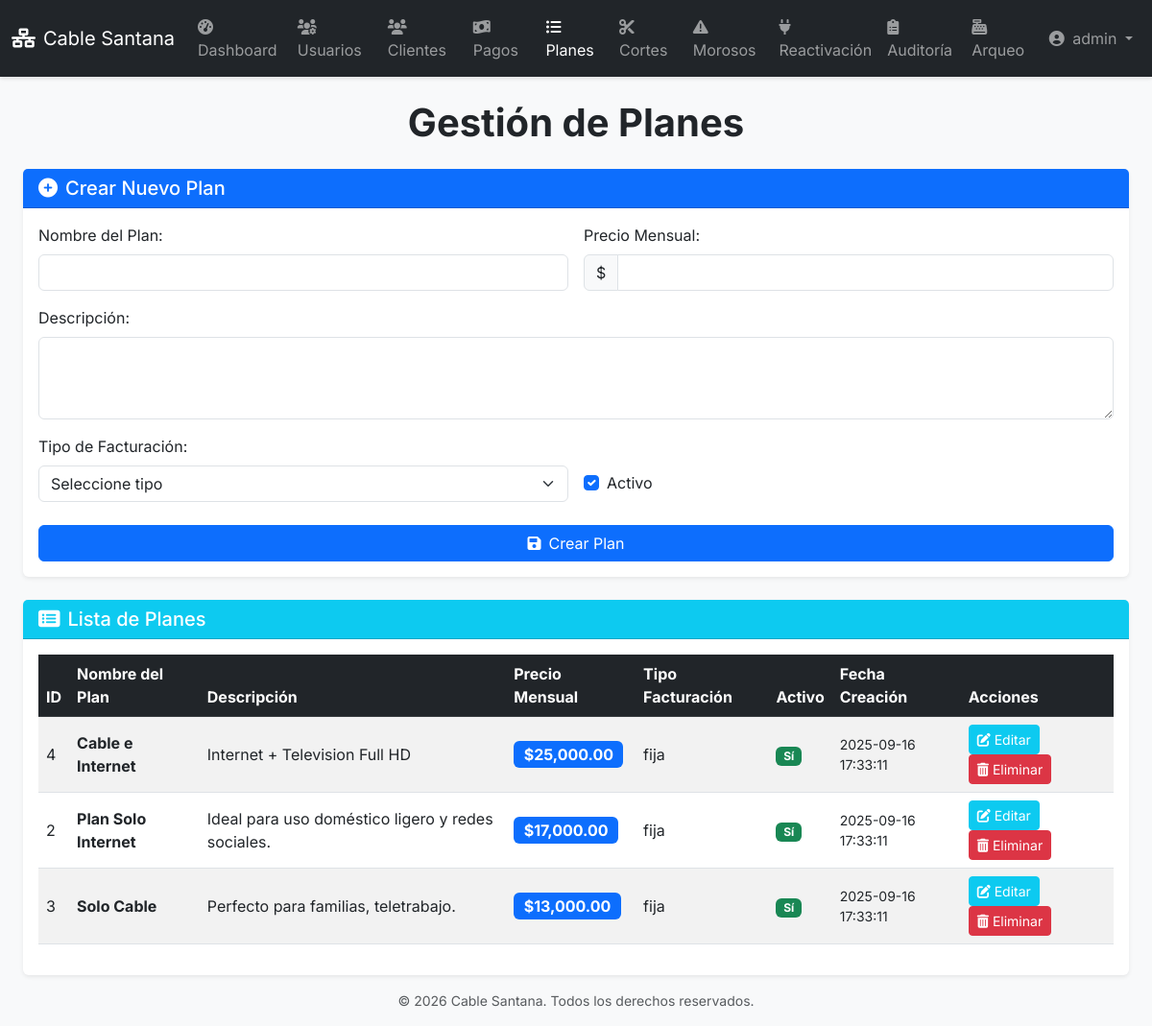
The app's page /plans_ui.php (signed in) with its own data.
### tables this page shows
CREATE TABLE `planes` (
  `id` int NOT NULL,
  `nombre_plan` varchar(150) NOT NULL,
  `descripcion` text,
  `precio_mensual` decimal(10,2) NOT NULL DEFAULT '0.00',
  `tipo_tarifa` enum('fija','por_uso') NOT NULL DEFAULT 'fija',
  `activo` tinyint(1) NOT NULL DEFAULT '1',
  `fecha_creacion` timestamp NOT NULL DEFAULT CURRENT_TIMESTAMP,
  `tipo_facturacion` varchar(50) NOT NULL DEFAULT 'fija'
);

### plan_model.php (called while the page is built, shortened)
<?php
function getAllPlans() {
    $conn = connectDB();
    $sql = "SELECT id, nombre_plan, precio_mensual, descripcion, tipo_facturacion, activo, fecha_creacion FROM planes WHERE activo = 1 ORDER BY nombre_plan";
    $result = $conn->query($sql);
    $num_rows = $result->num_rows;
    $plans = [];
    if ($num_rows > 0) {
        while ($row = $result->fetch_assoc()) {
            $plans[] = $row;
        }
    }
    return $plans;
}
?>

### plans_ui.php (the view, shortened to what this page needs)
<?php
require_once 'header.php';
require_once 'plan_model.php';
$plans = getAllPlans();
?>
<div class="row">
    <div class="col-12">
        <h1 class="text-center mb-4 text-dark display-6 fw-bold">Gestión de Planes</h1>
        <div class="card mb-4 shadow-sm">
            <div class="card-header bg-primary text-white">
                <h5 class="mb-0"><i class="fas fa-plus-circle me-2"></i>Crear Nuevo Plan</h5>
            </div>
            <div class="card-body">
                <form action="plans_ui.php" method="POST">
                    <div class="row g-3">
                        <div class="col-md-6">
                            <label for="nombre_plan" class="form-label">Nombre del Plan:</label>
                            <input type="text" class="form-control" id="nombre_plan" name="nombre_plan" required>
                        </div>
                        <div class="col-md-6">
                            <label for="precio_mensual" class="form-label">Precio Mensual:</label>
                            <div class="input-group">
                                <span class="input-group-text">$</span>
                                <input type="number" step="0.01" class="form-control" id="precio_mensual" name="precio_mensual" required>
                            </div>
                        </div>
                        <div class="col-12">
                            <label for="descripcion" class="form-label">Descripción:</label>
                            <textarea class="form-control" id="descripcion" name="descripcion" rows="3" required></textarea>
                        </div>
                        <div class="col-md-6">
                            <label for="tipo_facturacion" class="form-label">Tipo de Facturación:</label>
                            <select class="form-select" id="tipo_facturacion" name="tipo_facturacion" required>
                                <option value="">Seleccione tipo</option>
                            </select>
                        </div>
                        <div class="col-md-6 d-flex align-items-end">
                            <div class="form-check mb-2">
                                <input type="checkbox" class="form-check-input" id="activo" name="activo" value="1" checked>
                                <label class="form-check-label" for="activo">Activo</label>
                            </div>
                        </div>
                        <div class="col-12 mt-4">
                            <button type="submit" class="btn btn-primary w-100"><i class="fas fa-save me-2"></i>Crear Plan</button>
                        </div>
                    </div>
                </form>
            </div>
        </div>
        <div class="card shadow-sm">
            <div class="card-header bg-info text-white">
                <h5 class="mb-0"><i class="fas fa-list-alt me-2"></i>Lista de Planes</h5>
            </div>
            <div class="card-body">
                <?php if (!empty($plans)): ?>
                    <div class="table-responsive">
                        <table class="table table-striped table-hover align-middle">
                            <thead class="table-dark">
                                <tr>
                                    <th>ID</th>
                                    <th>Nombre del Plan</th>
                                    <th>Descripción</th>
                                    <th>Precio Mensual</th>
                                    <th>Tipo Facturación</th>
                                    <th>Activo</th>
                                    <th>Fecha Creación</th>
                                    <th>Acciones</th>
                                </tr>
                            </thead>
                            <tbody>
                                <?php foreach ($plans as $plan): ?>
                                    <tr>
                                        <td><?php echo htmlspecialchars($plan['id']); ?></td>
                                        <td><strong><?php echo htmlspecialchars($plan['nombre_plan']); ?></strong></td>
                                        <td><?php echo htmlspecialchars($plan['descripcion']); ?></td>
                                        <td><span class="badge bg-primary fs-6">$<?php echo number_format(htmlspecialchars($plan['precio_mensual']), 2); ?></span></td>
                                        <td><?php echo htmlspecialchars($plan['tipo_facturacion']); ?></td>
                                        <td>
                                            <?php if ($plan['activo']): ?>
                                                <span class="badge bg-success">Sí</span>
                                            <?php else: ?>
                                                <span class="badge bg-danger">No</span>
                                            <?php endif; ?>
                                        </td>
                                        <td class="small"><?php echo htmlspecialchars($plan['fecha_creacion']); ?></td>
                                        <td>
                                            <div class="d-grid gap-2 d-md-block">
                                                <button type="button" class="btn btn-info btn-sm text-white"
                                                    data-bs-toggle="modal" data-bs-target="#editPlanModal"
                                                    data-id="<?php echo $plan['id']; ?>"
                                                    data-nombre_plan="<?php echo htmlspecialchars($plan['nombre_plan']); ?>"
                                                    data-descripcion="<?php echo htmlspecialchars($plan['descripcion']); ?>"
                                                    data-precio_mensual="<?php echo htmlspecialchars($plan['precio_mensual']); ?>"
                                                    data-tipo_facturacion="<?php echo htmlspecialchars($plan['tipo_facturacion']); ?>"
                                                    data-activo="<?php echo $plan['activo'] ? '1' : '0'; ?>">
                                                    <i class="fas fa-edit"></i> Editar
                                                </button>
                                                <a href="plans_ui.php?action=delete_plan&id=<?php echo $plan['id']; ?>"
                                                   class="btn btn-danger btn-sm"
                                                   onclick="return confirm('¿Estás seguro de que quieres eliminar este plan? Esta acción es irreversible.');">
                                                    <i class="fas fa-trash-alt"></i> Eliminar
                                                </a>
                                            </div>
                                        </td>
                                    </tr>
                                <?php endforeach; ?>
                            </tbody>
                        </table>
                    </div>
                <?php else: ?>
                    <div class="alert alert-info text-center" role="alert">
                        No hay planes registrados.
                    </div>
                <?php endif; ?>
            </div>
        </div>
    </div>
</div>
<?php
require_once 'footer.php';
?>

### records on screen
planes: id "4", nombre_plan "Cable e Internet", descripcion "Internet + Television Full HD", precio_mensual "25,000.00", tipo_facturacion "fija", activo "Sí", fecha_creacion "2025-09-16 17:33:11"
planes: id "2", nombre_plan "Plan Solo Internet", descripcion "Ideal para uso doméstico ligero y redes sociales.", precio_mensual "17,000.00", tipo_facturacion "fija", activo "Sí", fecha_creacion "2025-09-16 17:33:11"
planes: id "3", nombre_plan "Solo Cable", descripcion "Perfecto para familias, teletrabajo.", precio_mensual "13,000.00", tipo_facturacion "fija", activo "Sí", fecha_creacion "2025-09-16 17:33:11"

### other values on screen
$_SESSION['username'] "admin"
